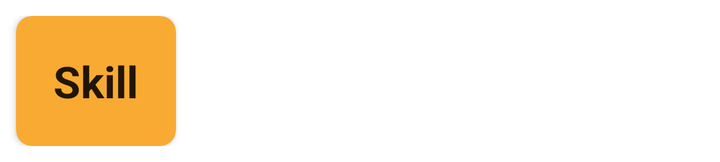
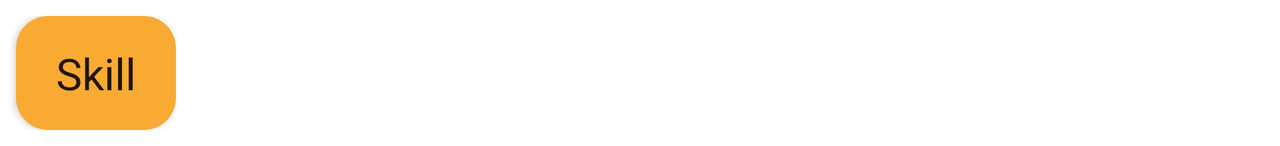

The same Android screen from two of the app's own layout files: first res/layout/ as a phone draws it, then the repository's variant for another configuration, drawn on a device whose configuration selects that folder. Both files follow.
<!-- AndroidManifest.xml: application theme Theme.MAD_lab02 -->
<!-- res/layout/fragment_skill_list.xml -->
<?xml version="1.0" encoding="utf-8"?>
<layout xmlns:android="http://schemas.android.com/apk/res/android"
    xmlns:app="http://schemas.android.com/apk/res-auto"
    xmlns:tools="http://schemas.android.com/tools">

    <androidx.constraintlayout.widget.ConstraintLayout
        android:layout_width="wrap_content"
        android:layout_height="wrap_content"
        android:layout_marginTop="8dp"
        android:layout_marginEnd="8dp"
        android:layout_marginBottom="8dp">

        <androidx.cardview.widget.CardView
            android:id="@+id/card_skill_advertisement"
            android:layout_width="wrap_content"
            android:layout_height="wrap_content"
            android:layout_marginStart="8dp"
            android:layout_marginEnd="8dp"
            android:clickable="true"
            android:focusable="true"
            android:foreground="?selectableItemBackground"
            android:minWidth="80dp"
            app:cardBackgroundColor="@color/secondary_yellow"
            app:cardCornerRadius="8dp"
            app:contentPadding="10dp"
            app:layout_constraintBottom_toBottomOf="parent"
            app:layout_constraintEnd_toEndOf="parent"
            app:layout_constraintStart_toStartOf="parent"
            app:layout_constraintTop_toTopOf="parent">

            <TextView
                android:id="@+id/skillName"
                android:layout_width="wrap_content"
                android:layout_height="wrap_content"
                android:layout_gravity="center"
                android:maxLength="30"
                android:paddingStart="8dp"
                android:paddingTop="8dp"
                android:paddingEnd="8dp"
                android:paddingBottom="8dp"
                android:text="Skill"
                android:textAppearance="@style/TextAppearance.AppCompat.Large"
                android:textStyle="bold"
                app:autoSizeTextType="uniform"
                app:layout_constraintBottom_toTopOf="@+id/constraintLayout"
                app:layout_constraintEnd_toStartOf="@+id/edit_timeSlot_button"
                app:layout_constraintHorizontal_bias="0.5"
                app:layout_constraintStart_toStartOf="parent"
                app:layout_constraintTop_toTopOf="parent" />

        </androidx.cardview.widget.CardView>


    </androidx.constraintlayout.widget.ConstraintLayout>
</layout>
<!-- resources referenced by this layout -->
<resources>
  <color name="secondary_yellow">#f9aa33</color>
  <style name="Theme.MAD_lab02" parent="Theme.MaterialComponents.DayNight.DarkActionBar">
          
          <item name="colorPrimary">@color/background_menu</item>
          <item name="colorPrimaryVariant">@color/background_upper_menu</item>
          <item name="colorOnPrimary">@color/color_text_menu</item>
          
          <item name="colorSecondary">@color/teal_200</item>
          <item name="colorSecondaryVariant">@color/teal_200</item>
          <item name="colorOnSecondary">@color/black</item>
          
          <item name="android:statusBarColor" tools:targetApi="l">?attr/colorPrimaryVariant</item>
          
      </style>
  <color name="background_menu">#FFFFFF</color>
  <color name="background_upper_menu">#FFFFFF</color>
  <color name="color_text_menu">#FFFFFF</color>
  <color name="teal_200">#FF03DAC5</color>
  <color name="black">#FF000000</color>
</resources>
<!-- res/layout-land/fragment_skill_list.xml (the repository's variant of the layout above) -->
<!-- drawn on the phone turned sideways -->
<?xml version="1.0" encoding="utf-8"?>
<layout xmlns:android="http://schemas.android.com/apk/res/android"
    xmlns:app="http://schemas.android.com/apk/res-auto"
    xmlns:tools="http://schemas.android.com/tools">

    <androidx.constraintlayout.widget.ConstraintLayout
        android:layout_width="wrap_content"
        android:layout_height="wrap_content"
        android:layout_marginTop="8dp"
        android:layout_marginEnd="8dp"
        android:layout_marginBottom="8dp">

        <androidx.cardview.widget.CardView
            android:id="@+id/card_skill_advertisement"
            android:layout_width="wrap_content"
            android:layout_height="wrap_content"
            android:layout_marginStart="8dp"
            android:layout_marginEnd="8dp"
            android:clickable="true"
            android:focusable="true"
            android:foreground="?selectableItemBackground"
            android:minWidth="80dp"
            app:cardBackgroundColor="@color/secondary_yellow"
            app:cardCornerRadius="16dp"
            app:contentPadding="10dp"
            app:layout_constraintEnd_toEndOf="parent"
            app:layout_constraintStart_toStartOf="parent"
            app:layout_constraintTop_toTopOf="parent">

            <TextView
                android:id="@+id/skillName"
                android:layout_width="match_parent"
                android:layout_height="wrap_content"
                android:layout_gravity="center"
                android:maxLength="30"
                android:paddingStart="8dp"
                android:paddingTop="4dp"
                android:paddingEnd="8dp"
                android:paddingBottom="4dp"
                android:text="Skill"
                android:textAppearance="@style/TextAppearance.AppCompat.Large"
                app:autoSizeTextType="uniform"
                app:layout_constraintBottom_toTopOf="@+id/constraintLayout"
                app:layout_constraintEnd_toStartOf="@+id/edit_timeSlot_button"
                app:layout_constraintHorizontal_bias="0.5"
                app:layout_constraintStart_toStartOf="parent"
                app:layout_constraintTop_toTopOf="parent" />

        </androidx.cardview.widget.CardView>


    </androidx.constraintlayout.widget.ConstraintLayout>
</layout>
